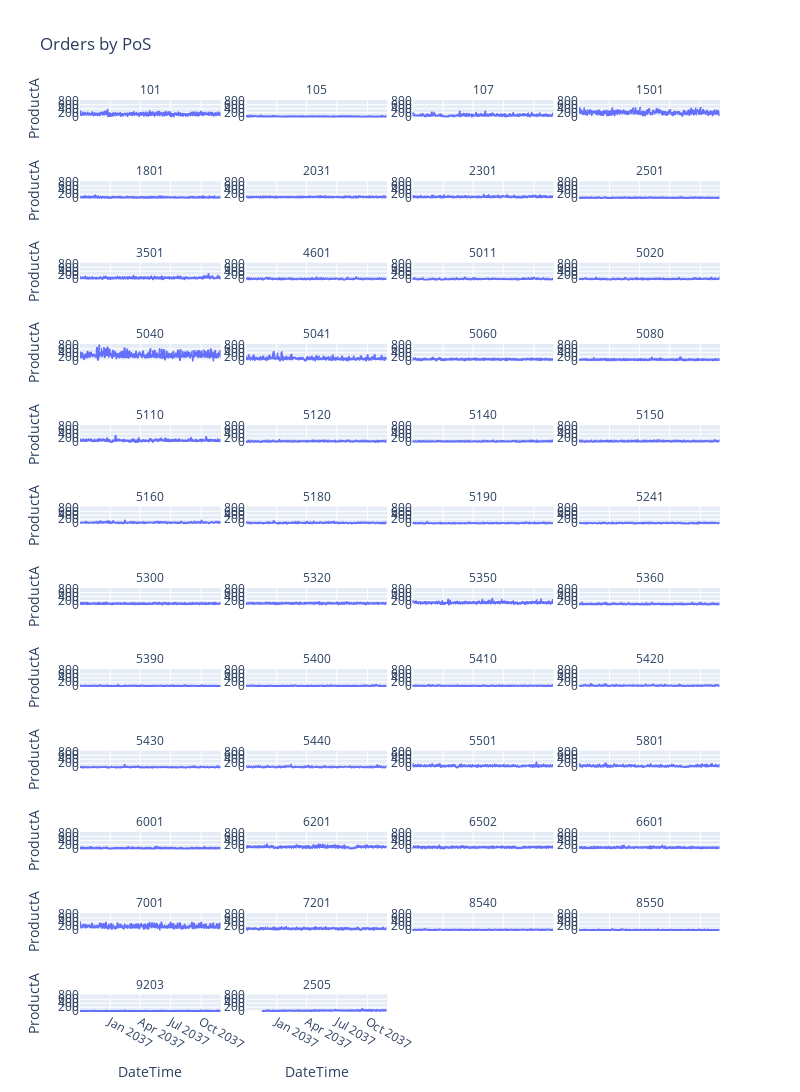

Notebook cell for this chart:
### Code cell
fig = px.line(grouped_pos, x = "DateTime", y = "ProductA",
             facet_col = "PointOfSale", facet_col_wrap = 4,
              facet_row_spacing=0.07, # default is 0.07 when facet_col_wrap is used
              facet_col_spacing=0.04, # default is 0.03
              height=1500, width=800,
              title="Orders by PoS")
fig.for_each_annotation(lambda a: a.update(text=a.text.split("=")[-1]))
fig.update_yaxes(showticklabels=True)
fig.show()

### Figure 1 — Plotly figure (JSON) as saved in the notebook; plotly's stock layout.template omitted (floating-point values rounded to 4 significant figures; data arrays with more than 128 entries replaced by an {"elided": "..."} marker saying what was removed)
{"data": [{"hovertemplate": "PointOfSale=101<br>DateTime=%{x}<br>ProductA=%{y}<extra></extra>", "legendgroup": "", "line": {"color": "#636efa", "dash": "solid"}, "mode": "lines", "name": "", "showlegend": false, "type": "scattergl", "x": {"elided": "420 str values"}, "xaxis": "x45", "y": {"elided": "420 int values"}, "yaxis": "y45"}, {"hovertemplate": "PointOfSale=105<br>DateTime=%{x}<br>ProductA=%{y}<extra></extra>", "legendgroup": "", "line": {"color": "#636efa", "dash": "solid"}, "mode": "lines", "name": "", "showlegend": false, "type": "scattergl", "x": {"elided": "342 str values"}, "xaxis": "x46", "y": {"elided": "342 int values"}, "yaxis": "y46"}, {"hovertemplate": "PointOfSale=107<br>DateTime=%{x}<br>ProductA=%{y}<extra></extra>", "legendgroup": "", "line": {"color": "#636efa", "dash": "solid"}, "mode": "lines", "name": "", "showlegend": false, "type": "scattergl", "x": {"elided": "367 str values"}, "xaxis": "x47", "y": {"elided": "367 int values"}, "yaxis": "y47"}, {"hovertemplate": "PointOfSale=1501<br>DateTime=%{x}<br>ProductA=%{y}<extra></extra>", "legendgroup": "", "line": {"color": "#636efa", "dash": "solid"}, "mode": "lines", "name": "", "showlegend": false, "type": "scattergl", "x": {"elided": "423 str values"}, "xaxis": "x48", "y": {"elided": "423 int values"}, "yaxis": "y48"}, {"hovertemplate": "PointOfSale=1801<br>DateTime=%{x}<br>ProductA=%{y}<extra></extra>", "legendgroup": "", "line": {"color": "#636efa", "dash": "solid"}, "mode": "lines", "name": "", "showlegend": false, "type": "scattergl", "x": {"elided": "422 str values"}, "xaxis": "x41", "y": {"elided": "422 int values"}, "yaxis": "y41"}, {"hovertemplate": "PointOfSale=2031<br>DateTime=%{x}<br>ProductA=%{y}<extra></extra>", "legendgroup": "", "line": {"color": "#636efa", "dash": "solid"}, "mode": "lines", "name": "", "showlegend": false, "type": "scattergl", "x": {"elided": "422 str values"}, "xaxis": "x42", "y": {"elided": "422 int values"}, "yaxis": "y42"}, {"hovertemplate": "PointOfSale=2301<br>DateTime=%{x}<br>ProductA=%{y}<extra></extra>", "legendgroup": "", "line": {"color": "#636efa", "dash": "solid"}, "mode": "lines", "name": "", "showlegend": false, "type": "scattergl", "x": {"elided": "419 str values"}, "xaxis": "x43", "y": {"elided": "419 int values"}, "yaxis": "y43"}, {"hovertemplate": "PointOfSale=2501<br>DateTime=%{x}<br>ProductA=%{y}<extra></extra>", "legendgroup": "", "line": {"color": "#636efa", "dash": "solid"}, "mode": "lines", "name": "", "showlegend": false, "type": "scattergl", "x": {"elided": "403 str values"}, "xaxis": "x44", "y": {"elided": "403 int values"}, "yaxis": "y44"}, {"hovertemplate": "PointOfSale=3501<br>DateTime=%{x}<br>ProductA=%{y}<extra></extra>", "legendgroup": "", "line": {"color": "#636efa", "dash": "solid"}, "mode": "lines", "name": "", "showlegend": false, "type": "scattergl", "x": {"elided": "422 str values"}, "xaxis": "x37", "y": {"elided": "422 int values"}, "yaxis": "y37"}, {"hovertemplate": "PointOfSale=4601<br>DateTime=%{x}<br>ProductA=%{y}<extra></extra>", "legendgroup": "", "line": {"color": "#636efa", "dash": "solid"}, "mode": "lines", "name": "", "showlegend": false, "type": "scattergl", "x": {"elided": "424 str values"}, "xaxis": "x38", "y": {"elided": "424 int values"}, "yaxis": "y38"}, {"hovertemplate": "PointOfSale=5011<br>DateTime=%{x}<br>ProductA=%{y}<extra></extra>", "legendgroup": "", "line": {"color": "#636efa", "dash": "solid"}, "mode": "lines", "name": "", "showlegend": false, "type": "scattergl", "x": {"elided": "393 str values"}, "xaxis": "x39", "y": {"elided": "393 int values"}, "yaxis": "y39"}, {"hovertemplate": "PointOfSale=5020<br>DateTime=%{x}<br>ProductA=%{y}<extra></extra>", "legendgroup": "", "line": {"color": "#636efa", "dash": "solid"}, "mode": "lines", "name": "", "showlegend": false, "type": "scattergl", "x": {"elided": "424 str values"}, "xaxis": "x40", "y": {"elided": "424 int values"}, "yaxis": "y40"}, {"hovertemplate": "PointOfSale=5040<br>DateTime=%{x}<br>ProductA=%{y}<extra></extra>", "legendgroup": "", "line": {"color": "#636efa", "dash": "solid"}, "mode": "lines", "name": "", "showlegend": false, "type": "scattergl", "x": {"elided": "375 str values"}, "xaxis": "x33", "y": {"elided": "375 int values"}, "yaxis": "y33"}, {"hovertemplate": "PointOfSale=5041<br>DateTime=%{x}<br>ProductA=%{y}<extra></extra>", "legendgroup": "", "line": {"color": "#636efa", "dash": "solid"}, "mode": "lines", "name": "", "showlegend": false, "type": "scattergl", "x": {"elided": "376 str values"}, "xaxis": "x34", "y": {"elided": "376 int values"}, "yaxis": "y34"}, {"hovertemplate": "PointOfSale=5060<br>DateTime=%{x}<br>ProductA=%{y}<extra></extra>", "legendgroup": "", "line": {"color": "#636efa", "dash": "solid"}, "mode": "lines", "name": "", "showlegend": false, "type": "scattergl", "x": {"elided": "418 str values"}, "xaxis": "x35", "y": {"elided": "418 int values"}, "yaxis": "y35"}, {"hovertemplate": "PointOfSale=5080<br>DateTime=%{x}<br>ProductA=%{y}<extra></extra>", "legendgroup": "", "line": {"color": "#636efa", "dash": "solid"}, "mode": "lines", "name": "", "showlegend": false, "type": "scattergl", "x": {"elided": "424 str values"}, "xaxis": "x36", "y": {"elided": "424 int values"}, "yaxis": "y36"}, {"hovertemplate": "PointOfSale=5110<br>DateTime=%{x}<br>ProductA=%{y}<extra></extra>", "legendgroup": "", "line": {"color": "#636efa", "dash": "solid"}, "mode": "lines", "name": "", "showlegend": false, "type": "scattergl", "x": {"elided": "411 str values"}, "xaxis": "x29", "y": {"elided": "411 int values"}, "yaxis": "y29"}, {"hovertemplate": "PointOfSale=5120<br>DateTime=%{x}<br>ProductA=%{y}<extra></extra>", "legendgroup": "", "line": {"color": "#636efa", "dash": "solid"}, "mode": "lines", "name": "", "showlegend": false, "type": "scattergl", "x": {"elided": "423 str values"}, "xaxis": "x30", "y": {"elided": "423 int values"}, "yaxis": "y30"}, {"hovertemplate": "PointOfSale=5140<br>DateTime=%{x}<br>ProductA=%{y}<extra></extra>", "legendgroup": "", "line": {"color": "#636efa", "dash": "solid"}, "mode": "lines", "name": "", "showlegend": false, "type": "scattergl", "x": {"elided": "422 str values"}, "xaxis": "x31", "y": {"elided": "422 int values"}, "yaxis": "y31"}, {"hovertemplate": "PointOfSale=5150<br>DateTime=%{x}<br>ProductA=%{y}<extra></extra>", "legendgroup": "", "line": {"color": "#636efa", "dash": "solid"}, "mode": "lines", "name": "", "showlegend": false, "type": "scattergl", "x": {"elided": "421 str values"}, "xaxis": "x32", "y": {"elided": "421 int values"}, "yaxis": "y32"}, {"hovertemplate": "PointOfSale=5160<br>DateTime=%{x}<br>ProductA=%{y}<extra></extra>", "legendgroup": "", "line": {"color": "#636efa", "dash": "solid"}, "mode": "lines", "name": "", "showlegend": false, "type": "scattergl", "x": {"elided": "424 str values"}, "xaxis": "x25", "y": {"elided": "424 int values"}, "yaxis": "y25"}, {"hovertemplate": "PointOfSale=5180<br>DateTime=%{x}<br>ProductA=%{y}<extra></extra>", "legendgroup": "", "line": {"color": "#636efa", "dash": "solid"}, "mode": "lines", "name": "", "showlegend": false, "type": "scattergl", "x": {"elided": "416 str values"}, "xaxis": "x26", "y": {"elided": "416 int values"}, "yaxis": "y26"}, {"hovertemplate": "PointOfSale=5190<br>DateTime=%{x}<br>ProductA=%{y}<extra></extra>", "legendgroup": "", "line": {"color": "#636efa", "dash": "solid"}, "mode": "lines", "name": "", "showlegend": false, "type": "scattergl", "x": {"elided": "424 str values"}, "xaxis": "x27", "y": {"elided": "424 int values"}, "yaxis": "y27"}, {"hovertemplate": "PointOfSale=5241<br>DateTime=%{x}<br>ProductA=%{y}<extra></extra>", "legendgroup": "", "line": {"color": "#636efa", "dash": "solid"}, "mode": "lines", "name": "", "showlegend": false, "type": "scattergl", "x": {"elided": "403 str values"}, "xaxis": "x28", "y": {"elided": "403 int values"}, "yaxis": "y28"}, {"hovertemplate": "PointOfSale=5300<br>DateTime=%{x}<br>ProductA=%{y}<extra></extra>", "legendgroup": "", "line": {"color": "#636efa", "dash": "solid"}, "mode": "lines", "name": "", "showlegend": false, "type": "scattergl", "x": {"elided": "417 str values"}, "xaxis": "x21", "y": {"elided": "417 int values"}, "yaxis": "y21"}, {"hovertemplate": "PointOfSale=5320<br>DateTime=%{x}<br>ProductA=%{y}<extra></extra>", "legendgroup": "", "line": {"color": "#636efa", "dash": "solid"}, "mode": "lines", "name": "", "showlegend": false, "type": "scattergl", "x": {"elided": "422 str values"}, "xaxis": "x22", "y": {"elided": "422 int values"}, "yaxis": "y22"}, {"hovertemplate": "PointOfSale=5350<br>DateTime=%{x}<br>ProductA=%{y}<extra></extra>", "legendgroup": "", "line": {"color": "#636efa", "dash": "solid"}, "mode": "lines", "name": "", "showlegend": false, "type": "scattergl", "x": {"elided": "415 str values"}, "xaxis": "x23", "y": {"elided": "415 int values"}, "yaxis": "y23"}, {"hovertemplate": "PointOfSale=5360<br>DateTime=%{x}<br>ProductA=%{y}<extra></extra>", "legendgroup": "", "line": {"color": "#636efa", "dash": "solid"}, "mode": "lines", "name": "", "showlegend": false, "type": "scattergl", "x": {"elided": "424 str values"}, "xaxis": "x24", "y": {"elided": "424 int values"}, "yaxis": "y24"}, {"hovertemplate": "PointOfSale=5390<br>DateTime=%{x}<br>ProductA=%{y}<extra></extra>", "legendgroup": "", "line": {"color": "#636efa", "dash": "solid"}, "mode": "lines", "name": "", "showlegend": false, "type": "scattergl", "x": {"elided": "423 str values"}, "xaxis": "x17", "y": {"elided": "423 int values"}, "yaxis": "y17"}, {"hovertemplate": "PointOfSale=5400<br>DateTime=%{x}<br>ProductA=%{y}<extra></extra>", "legendgroup": "", "line": {"color": "#636efa", "dash": "solid"}, "mode": "lines", "name": "", "showlegend": false, "type": "scattergl", "x": {"elided": "424 str values"}, "xaxis": "x18", "y": {"elided": "424 int values"}, "yaxis": "y18"}, {"hovertemplate": "PointOfSale=5410<br>DateTime=%{x}<br>ProductA=%{y}<extra></extra>", "legendgroup": "", "line": {"color": "#636efa", "dash": "solid"}, "mode": "lines", "name": "", "showlegend": false, "type": "scattergl", "x": {"elided": "424 str values"}, "xaxis": "x19", "y": {"elided": "424 int values"}, "yaxis": "y19"}, {"hovertemplate": "PointOfSale=5420<br>DateTime=%{x}<br>ProductA=%{y}<extra></extra>", "legendgroup": "", "line": {"color": "#636efa", "dash": "solid"}, "mode": "lines", "name": "", "showlegend": false, "type": "scattergl", "x": {"elided": "422 str values"}, "xaxis": "x20", "y": {"elided": "422 int values"}, "yaxis": "y20"}, {"hovertemplate": "PointOfSale=5430<br>DateTime=%{x}<br>ProductA=%{y}<extra></extra>", "legendgroup": "", "line": {"color": "#636efa", "dash": "solid"}, "mode": "lines", "name": "", "showlegend": false, "type": "scattergl", "x": {"elided": "416 str values"}, "xaxis": "x13", "y": {"elided": "416 int values"}, "yaxis": "y13"}, {"hovertemplate": "PointOfSale=5440<br>DateTime=%{x}<br>ProductA=%{y}<extra></extra>", "legendgroup": "", "line": {"color": "#636efa", "dash": "solid"}, "mode": "lines", "name": "", "showlegend": false, "type": "scattergl", "x": {"elided": "418 str values"}, "xaxis": "x14", "y": {"elided": "418 int values"}, "yaxis": "y14"}, {"hovertemplate": "PointOfSale=5501<br>DateTime=%{x}<br>ProductA=%{y}<extra></extra>", "legendgroup": "", "line": {"color": "#636efa", "dash": "solid"}, "mode": "lines", "name": "", "showlegend": false, "type": "scattergl", "x": {"elided": "422 str values"}, "xaxis": "x15", "y": {"elided": "422 int values"}, "yaxis": "y15"}, {"hovertemplate": "PointOfSale=5801<br>DateTime=%{x}<br>ProductA=%{y}<extra></extra>", "legendgroup": "", "line": {"color": "#636efa", "dash": "solid"}, "mode": "lines", "name": "", "showlegend": false, "type": "scattergl", "x": {"elided": "422 str values"}, "xaxis": "x16", "y": {"elided": "422 int values"}, "yaxis": "y16"}, {"hovertemplate": "PointOfSale=6001<br>DateTime=%{x}<br>ProductA=%{y}<extra></extra>", "legendgroup": "", "line": {"color": "#636efa", "dash": "solid"}, "mode": "lines", "name": "", "showlegend": false, "type": "scattergl", "x": {"elided": "408 str values"}, "xaxis": "x9", "y": {"elided": "408 int values"}, "yaxis": "y9"}, {"hovertemplate": "PointOfSale=6201<br>DateTime=%{x}<br>ProductA=%{y}<extra></extra>", "legendgroup": "", "line": {"color": "#636efa", "dash": "solid"}, "mode": "lines", "name": "", "showlegend": false, "type": "scattergl", "x": {"elided": "421 str values"}, "xaxis": "x10", "y": {"elided": "421 int values"}, "yaxis": "y10"}, {"hovertemplate": "PointOfSale=6502<br>DateTime=%{x}<br>ProductA=%{y}<extra></extra>", "legendgroup": "", "line": {"color": "#636efa", "dash": "solid"}, "mode": "lines", "name": "", "showlegend": false, "type": "scattergl", "x": {"elided": "417 str values"}, "xaxis": "x11", "y": {"elided": "417 int values"}, "yaxis": "y11"}, {"hovertemplate": "PointOfSale=6601<br>DateTime=%{x}<br>ProductA=%{y}<extra></extra>", "legendgroup": "", "line": {"color": "#636efa", "dash": "solid"}, "mode": "lines", "name": "", "showlegend": false, "type": "scattergl", "x": {"elided": "422 str values"}, "xaxis": "x12", "y": {"elided": "422 int values"}, "yaxis": "y12"}, {"hovertemplate": "PointOfSale=7001<br>DateTime=%{x}<br>ProductA=%{y}<extra></extra>", "legendgroup": "", "line": {"color": "#636efa", "dash": "solid"}, "mode": "lines", "name": "", "showlegend": false, "type": "scattergl", "x": {"elided": "421 str values"}, "xaxis": "x5", "y": {"elided": "421 int values"}, "yaxis": "y5"}, {"hovertemplate": "PointOfSale=7201<br>DateTime=%{x}<br>ProductA=%{y}<extra></extra>", "legendgroup": "", "line": {"color": "#636efa", "dash": "solid"}, "mode": "lines", "name": "", "showlegend": false, "type": "scattergl", "x": {"elided": "417 str values"}, "xaxis": "x6", "y": {"elided": "417 int values"}, "yaxis": "y6"}, {"hovertemplate": "PointOfSale=8540<br>DateTime=%{x}<br>ProductA=%{y}<extra></extra>", "legendgroup": "", "line": {"color": "#636efa", "dash": "solid"}, "mode": "lines", "name": "", "showlegend": false, "type": "scattergl", "x": {"elided": "421 str values"}, "xaxis": "x7", "y": {"elided": "421 int values"}, "yaxis": "y7"}, {"hovertemplate": "PointOfSale=8550<br>DateTime=%{x}<br>ProductA=%{y}<extra></extra>", "legendgroup": "", "line": {"color": "#636efa", "dash": "solid"}, "mode": "lines", "name": "", "showlegend": false, "type": "scattergl", "x": {"elided": "417 str values"}, "xaxis": "x8", "y": {"elided": "417 int values"}, "yaxis": "y8"}, {"hovertemplate": "PointOfSale=9203<br>DateTime=%{x}<br>ProductA=%{y}<extra></extra>", "legendgroup": "", "line": {"color": "#636efa", "dash": "solid"}, "mode": "lines", "name": "", "showlegend": false, "type": "scattergl", "x": {"elided": "422 str values"}, "xaxis": "x", "y": {"elided": "422 int values"}, "yaxis": "y"}, {"hovertemplate": "PointOfSale=2505<br>DateTime=%{x}<br>ProductA=%{y}<extra></extra>", "legendgroup": "", "line": {"color": "#636efa", "dash": "solid"}, "mode": "lines", "name": "", "showlegend": false, "type": "scattergl", "x": {"elided": "375 str values"}, "xaxis": "x2", "y": {"elided": "375 int values"}, "yaxis": "y2"}], "layout": {"annotations": [{"font": {}, "showarrow": false, "text": "9203", "x": 0.11, "xanchor": "center", "xref": "paper", "y": 0.01917, "yanchor": "bottom", "yref": "paper"}, {"font": {}, "showarrow": false, "text": "2505", "x": 0.37, "xanchor": "center", "xref": "paper", "y": 0.01917, "yanchor": "bottom", "yref": "paper"}, {"font": {}, "showarrow": false, "text": "7001", "x": 0.11, "xanchor": "center", "xref": "paper", "y": 0.1083, "yanchor": "bottom", "yref": "paper"}, {"font": {}, "showarrow": false, "text": "7201", "x": 0.37, "xanchor": "center", "xref": "paper", "y": 0.1083, "yanchor": "bottom", "yref": "paper"}, {"font": {}, "showarrow": false, "text": "8540", "x": 0.63, "xanchor": "center", "xref": "paper", "y": 0.1083, "yanchor": "bottom", "yref": "paper"}, {"font": {}, "showarrow": false, "text": "8550", "x": 0.89, "xanchor": "center", "xref": "paper", "y": 0.1083, "yanchor": "bottom", "yref": "paper"}, {"font": {}, "showarrow": false, "text": "6001", "x": 0.11, "xanchor": "center", "xref": "paper", "y": 0.1975, "yanchor": "bottom", "yref": "paper"}, {"font": {}, "showarrow": false, "text": "6201", "x": 0.37, "xanchor": "center", "xref": "paper", "y": 0.1975, "yanchor": "bottom", "yref": "paper"}, {"font": {}, "showarrow": false, "text": "6502", "x": 0.63, "xanchor": "center", "xref": "paper", "y": 0.1975, "yanchor": "bottom", "yref": "paper"}, {"font": {}, "showarrow": false, "text": "6601", "x": 0.89, "xanchor": "center", "xref": "paper", "y": 0.1975, "yanchor": "bottom", "yref": "paper"}, {"font": {}, "showarrow": false, "text": "5430", "x": 0.11, "xanchor": "center", "xref": "paper", "y": 0.2867, "yanchor": "bottom", "yref": "paper"}, {"font": {}, "showarrow": false, "text": "5440", "x": 0.37, "xanchor": "center", "xref": "paper", "y": 0.2867, "yanchor": "bottom", "yref": "paper"}, {"font": {}, "showarrow": false, "text": "5501", "x": 0.63, "xanchor": "center", "xref": "paper", "y": 0.2867, "yanchor": "bottom", "yref": "paper"}, {"font": {}, "showarrow": false, "text": "5801", "x": 0.89, "xanchor": "center", "xref": "paper", "y": 0.2867, "yanchor": "bottom", "yref": "paper"}, {"font": {}, "showarrow": false, "text": "5390", "x": 0.11, "xanchor": "center", "xref": "paper", "y": 0.3758, "yanchor": "bottom", "yref": "paper"}, {"font": {}, "showarrow": false, "text": "5400", "x": 0.37, "xanchor": "center", "xref": "paper", "y": 0.3758, "yanchor": "bottom", "yref": "paper"}, {"font": {}, "showarrow": false, "text": "5410", "x": 0.63, "xanchor": "center", "xref": "paper", "y": 0.3758, "yanchor": "bottom", "yref": "paper"}, {"font": {}, "showarrow": false, "text": "5420", "x": 0.89, "xanchor": "center", "xref": "paper", "y": 0.3758, "yanchor": "bottom", "yref": "paper"}, {"font": {}, "showarrow": false, "text": "5300", "x": 0.11, "xanchor": "center", "xref": "paper", "y": 0.465, "yanchor": "bottom", "yref": "paper"}, {"font": {}, "showarrow": false, "text": "5320", "x": 0.37, "xanchor": "center", "xref": "paper", "y": 0.465, "yanchor": "bottom", "yref": "paper"}, {"font": {}, "showarrow": false, "text": "5350", "x": 0.63, "xanchor": "center", "xref": "paper", "y": 0.465, "yanchor": "bottom", "yref": "paper"}, {"font": {}, "showarrow": false, "text": "5360", "x": 0.89, "xanchor": "center", "xref": "paper", "y": 0.465, "yanchor": "bottom", "yref": "paper"}, {"font": {}, "showarrow": false, "text": "5160", "x": 0.11, "xanchor": "center", "xref": "paper", "y": 0.5542, "yanchor": "bottom", "yref": "paper"}, {"font": {}, "showarrow": false, "text": "5180", "x": 0.37, "xanchor": "center", "xref": "paper", "y": 0.5542, "yanchor": "bottom", "yref": "paper"}, {"font": {}, "showarrow": false, "text": "5190", "x": 0.63, "xanchor": "center", "xref": "paper", "y": 0.5542, "yanchor": "bottom", "yref": "paper"}, {"font": {}, "showarrow": false, "text": "5241", "x": 0.89, "xanchor": "center", "xref": "paper", "y": 0.5542, "yanchor": "bottom", "yref": "paper"}, {"font": {}, "showarrow": false, "text": "5110", "x": 0.11, "xanchor": "center", "xref": "paper", "y": 0.6433, "yanchor": "bottom", "yref": "paper"}, {"font": {}, "showarrow": false, "text": "5120", "x": 0.37, "xanchor": "center", "xref": "paper", "y": 0.6433, "yanchor": "bottom", "yref": "paper"}, {"font": {}, "showarrow": false, "text": "5140", "x": 0.63, "xanchor": "center", "xref": "paper", "y": 0.6433, "yanchor": "bottom", "yref": "paper"}, {"font": {}, "showarrow": false, "text": "5150", "x": 0.89, "xanchor": "center", "xref": "paper", "y": 0.6433, "yanchor": "bottom", "yref": "paper"}, {"font": {}, "showarrow": false, "text": "5040", "x": 0.11, "xanchor": "center", "xref": "paper", "y": 0.7325, "yanchor": "bottom", "yref": "paper"}, {"font": {}, "showarrow": false, "text": "5041", "x": 0.37, "xanchor": "center", "xref": "paper", "y": 0.7325, "yanchor": "bottom", "yref": "paper"}, {"font": {}, "showarrow": false, "text": "5060", "x": 0.63, "xanchor": "center", "xref": "paper", "y": 0.7325, "yanchor": "bottom", "yref": "paper"}, {"font": {}, "showarrow": false, "text": "5080", "x": 0.89, "xanchor": "center", "xref": "paper", "y": 0.7325, "yanchor": "bottom", "yref": "paper"}, {"font": {}, "showarrow": false, "text": "3501", "x": 0.11, "xanchor": "center", "xref": "paper", "y": 0.8217, "yanchor": "bottom", "yref": "paper"}, {"font": {}, "showarrow": false, "text": "4601", "x": 0.37, "xanchor": "center", "xref": "paper", "y": 0.8217, "yanchor": "bottom", "yref": "paper"}, {"font": {}, "showarrow": false, "text": "5011", "x": 0.63, "xanchor": "center", "xref": "paper", "y": 0.8217, "yanchor": "bottom", "yref": "paper"}, {"font": {}, "showarrow": false, "text": "5020", "x": 0.89, "xanchor": "center", "xref": "paper", "y": 0.8217, "yanchor": "bottom", "yref": "paper"}, {"font": {}, "showarrow": false, "text": "1801", "x": 0.11, "xanchor": "center", "xref": "paper", "y": 0.9108, "yanchor": "bottom", "yref": "paper"}, {"font": {}, "showarrow": false, "text": "2031", "x": 0.37, "xanchor": "center", "xref": "paper", "y": 0.9108, "yanchor": "bottom", "yref": "paper"}, {"font": {}, "showarrow": false, "text": "2301", "x": 0.63, "xanchor": "center", "xref": "paper", "y": 0.9108, "yanchor": "bottom", "yref": "paper"}, {"font": {}, "showarrow": false, "text": "2501", "x": 0.89, "xanchor": "center", "xref": "paper", "y": 0.9108, "yanchor": "bottom", "yref": "paper"}, {"font": {}, "showarrow": false, "text": "101", "x": 0.11, "xanchor": "center", "xref": "paper", "y": 1.0, "yanchor": "bottom", "yref": "paper"}, {"font": {}, "showarrow": false, "text": "105", "x": 0.37, "xanchor": "center", "xref": "paper", "y": 1.0, "yanchor": "bottom", "yref": "paper"}, {"font": {}, "showarrow": false, "text": "107", "x": 0.63, "xanchor": "center", "xref": "paper", "y": 1.0, "yanchor": "bottom", "yref": "paper"}, {"font": {}, "showarrow": false, "text": "1501", "x": 0.89, "xanchor": "center", "xref": "paper", "y": 1.0, "yanchor": "bottom", "yref": "paper"}], "height": 1500, "legend": {"tracegroupgap": 0}, "title": {"text": "Orders by PoS"}, "width": 800, "xaxis": {"anchor": "y", "domain": [0.0, 0.22], "title": {"text": "DateTime"}}, "xaxis10": {"anchor": "y10", "domain": [0.26, 0.48], "matches": "x", "showticklabels": false}, "xaxis11": {"anchor": "y11", "domain": [0.52, 0.74], "matches": "x", "showticklabels": false}, "xaxis12": {"anchor": "y12", "domain": [0.78, 1.0], "matches": "x", "showticklabels": false}, "xaxis13": {"anchor": "y13", "domain": [0.0, 0.22], "matches": "x", "showticklabels": false}, "xaxis14": {"anchor": "y14", "domain": [0.26, 0.48], "matches": "x", "showticklabels": false}, "xaxis15": {"anchor": "y15", "domain": [0.52, 0.74], "matches": "x", "showticklabels": false}, "xaxis16": {"anchor": "y16", "domain": [0.78, 1.0], "matches": "x", "showticklabels": false}, "xaxis17": {"anchor": "y17", "domain": [0.0, 0.22], "matches": "x", "showticklabels": false}, "xaxis18": {"anchor": "y18", "domain": [0.26, 0.48], "matches": "x", "showticklabels": false}, "xaxis19": {"anchor": "y19", "domain": [0.52, 0.74], "matches": "x", "showticklabels": false}, "xaxis2": {"anchor": "y2", "domain": [0.26, 0.48], "matches": "x", "title": {"text": "DateTime"}}, "xaxis20": {"anchor": "y20", "domain": [0.78, 1.0], "matches": "x", "showticklabels": false}, "xaxis21": {"anchor": "y21", "domain": [0.0, 0.22], "matches": "x", "showticklabels": false}, "xaxis22": {"anchor": "y22", "domain": [0.26, 0.48], "matches": "x", "showticklabels": false}, "xaxis23": {"anchor": "y23", "domain": [0.52, 0.74], "matches": "x", "showticklabels": false}, "xaxis24": {"anchor": "y24", "domain": [0.78, 1.0], "matches": "x", "showticklabels": false}, "xaxis25": {"anchor": "y25", "domain": [0.0, 0.22], "matches": "x", "showticklabels": false}, "xaxis26": {"anchor": "y26", "domain": [0.26, 0.48], "matches": "x", "showticklabels": false}, "xaxis27": {"anchor": "y27", "domain": [0.52, 0.74], "matches": "x", "showticklabels": false}, "xaxis28": {"anchor": "y28", "domain": [0.78, 1.0], "matches": "x", "showticklabels": false}, "xaxis29": {"anchor": "y29", "domain": [0.0, 0.22], "matches": "x", "showticklabels": false}, "xaxis3": {"anchor": "y3", "domain": [0.52, 0.74], "matches": "x", "title": {"text": "DateTime"}}, "xaxis30": {"anchor": "y30", "domain": [0.26, 0.48], "matches": "x", "showticklabels": false}, "xaxis31": {"anchor": "y31", "domain": [0.52, 0.74], "matches": "x", "showticklabels": false}, "xaxis32": {"anchor": "y32", "domain": [0.78, 1.0], "matches": "x", "showticklabels": false}, "xaxis33": {"anchor": "y33", "domain": [0.0, 0.22], "matches": "x", "showticklabels": false}, "xaxis34": {"anchor": "y34", "domain": [0.26, 0.48], "matches": "x", "showticklabels": false}, "xaxis35": {"anchor": "y35", "domain": [0.52, 0.74], "matches": "x", "showticklabels": false}, "xaxis36": {"anchor": "y36", "domain": [0.78, 1.0], "matches": "x", "showticklabels": false}, "xaxis37": {"anchor": "y37", "domain": [0.0, 0.22], "matches": "x", "showticklabels": false}, "xaxis38": {"anchor": "y38", "domain": [0.26, 0.48], "matches": "x", "showticklabels": false}, "xaxis39": {"anchor": "y39", "domain": [0.52, 0.74], "matches": "x", "showticklabels": false}, "xaxis4": {"anchor": "y4", "domain": [0.78, 1.0], "matches": "x", "title": {"text": "DateTime"}}, "xaxis40": {"anchor": "y40", "domain": [0.78, 1.0], "matches": "x", "showticklabels": false}, "xaxis41": {"anchor": "y41", "domain": [0.0, 0.22], "matches": "x", "showticklabels": false}, "xaxis42": {"anchor": "y42", "domain": [0.26, 0.48], "matches": "x", "showticklabels": false}, "xaxis43": {"anchor": "y43", "domain": [0.52, 0.74], "matches": "x", "showticklabels": false}, "xaxis44": {"anchor": "y44", "domain": [0.78, 1.0], "matches": "x", "showticklabels": false}, "xaxis45": {"anchor": "y45", "domain": [0.0, 0.22], "matches": "x", "showticklabels": false}, "xaxis46": {"anchor": "y46", "domain": [0.26, 0.48], "matches": "x", "showticklabels": false}, "xaxis47": {"anchor": "y47", "domain": [0.52, 0.74], "matches": "x", "showticklabels": false}, "xaxis48": {"anchor": "y48", "domain": [0.78, 1.0], "matches": "x", "showticklabels": false}, "xaxis5": {"anchor": "y5", "domain": [0.0, 0.22], "matches": "x", "showticklabels": false}, "xaxis6": {"anchor": "y6", "domain": [0.26, 0.48], "matches": "x", "showticklabels": false}, "xaxis7": {"anchor": "y7", "domain": [0.52, 0.74], "matches": "x", "showticklabels": false}, "xaxis8": {"anchor": "y8", "domain": [0.78, 1.0], "matches": "x", "showticklabels": false}, "xaxis9": {"anchor": "y9", "domain": [0.0, 0.22], "matches": "x", "showticklabels": false}, "yaxis": {"anchor": "x", "domain": [0.0, 0.01917], "showticklabels": true, "title": {"text": "ProductA"}}, "yaxis10": {"anchor": "x10", "domain": [0.1783, 0.1975], "matches": "y", "showticklabels": true}, "yaxis11": {"anchor": "x11", "domain": [0.1783, 0.1975], "matches": "y", "showticklabels": true}, "yaxis12": {"anchor": "x12", "domain": [0.1783, 0.1975], "matches": "y", "showticklabels": true}, "yaxis13": {"anchor": "x13", "domain": [0.2675, 0.2867], "matches": "y", "showticklabels": true, "title": {"text": "ProductA"}}, "yaxis14": {"anchor": "x14", "domain": [0.2675, 0.2867], "matches": "y", "showticklabels": true}, "yaxis15": {"anchor": "x15", "domain": [0.2675, 0.2867], "matches": "y", "showticklabels": true}, "yaxis16": {"anchor": "x16", "domain": [0.2675, 0.2867], "matches": "y", "showticklabels": true}, "yaxis17": {"anchor": "x17", "domain": [0.3567, 0.3758], "matches": "y", "showticklabels": true, "title": {"text": "ProductA"}}, "yaxis18": {"anchor": "x18", "domain": [0.3567, 0.3758], "matches": "y", "showticklabels": true}, "yaxis19": {"anchor": "x19", "domain": [0.3567, 0.3758], "matches": "y", "showticklabels": true}, "yaxis2": {"anchor": "x2", "domain": [0.0, 0.01917], "matches": "y", "showticklabels": true}, "yaxis20": {"anchor": "x20", "domain": [0.3567, 0.3758], "matches": "y", "showticklabels": true}, "yaxis21": {"anchor": "x21", "domain": [0.4458, 0.465], "matches": "y", "showticklabels": true, "title": {"text": "ProductA"}}, "yaxis22": {"anchor": "x22", "domain": [0.4458, 0.465], "matches": "y", "showticklabels": true}, "yaxis23": {"anchor": "x23", "domain": [0.4458, 0.465], "matches": "y", "showticklabels": true}, "yaxis24": {"anchor": "x24", "domain": [0.4458, 0.465], "matches": "y", "showticklabels": true}, "yaxis25": {"anchor": "x25", "domain": [0.535, 0.5542], "matches": "y", "showticklabels": true, "title": {"text": "ProductA"}}, "yaxis26": {"anchor": "x26", "domain": [0.535, 0.5542], "matches": "y", "showticklabels": true}, "yaxis27": {"anchor": "x27", "domain": [0.535, 0.5542], "matches": "y", "showticklabels": true}, "yaxis28": {"anchor": "x28", "domain": [0.535, 0.5542], "matches": "y", "showticklabels": true}, "yaxis29": {"anchor": "x29", "domain": [0.6242, 0.6433], "matches": "y", "showticklabels": true, "title": {"text": "ProductA"}}, "yaxis3": {"anchor": "x3", "domain": [0.0, 0.01917], "matches": "y", "showticklabels": true}, "yaxis30": {"anchor": "x30", "domain": [0.6242, 0.6433], "matches": "y", "showticklabels": true}, "yaxis31": {"anchor": "x31", "domain": [0.6242, 0.6433], "matches": "y", "showticklabels": true}, "yaxis32": {"anchor": "x32", "domain": [0.6242, 0.6433], "matches": "y", "showticklabels": true}, "yaxis33": {"anchor": "x33", "domain": [0.7133, 0.7325], "matches": "y", "showticklabels": true, "title": {"text": "ProductA"}}, "yaxis34": {"anchor": "x34", "domain": [0.7133, 0.7325], "matches": "y", "showticklabels": true}, "yaxis35": {"anchor": "x35", "domain": [0.7133, 0.7325], "matches": "y", "showticklabels": true}, "yaxis36": {"anchor": "x36", "domain": [0.7133, 0.7325], "matches": "y", "showticklabels": true}, "yaxis37": {"anchor": "x37", "domain": [0.8025, 0.8217], "matches": "y", "showticklabels": true, "title": {"text": "ProductA"}}, "yaxis38": {"anchor": "x38", "domain": [0.8025, 0.8217], "matches": "y", "showticklabels": true}, "yaxis39": {"anchor": "x39", "domain": [0.8025, 0.8217], "matches": "y", "showticklabels": true}, "yaxis4": {"anchor": "x4", "domain": [0.0, 0.01917], "matches": "y", "showticklabels": true}, "yaxis40": {"anchor": "x40", "domain": [0.8025, 0.8217], "matches": "y", "showticklabels": true}, "yaxis41": {"anchor": "x41", "domain": [0.8917, 0.9108], "matches": "y", "showticklabels": true, "title": {"text": "ProductA"}}, "yaxis42": {"anchor": "x42", "domain": [0.8917, 0.9108], "matches": "y", "showticklabels": true}, "yaxis43": {"anchor": "x43", "domain": [0.8917, 0.9108], "matches": "y", "showticklabels": true}, "yaxis44": {"anchor": "x44", "domain": [0.8917, 0.9108], "matches": "y", "showticklabels": true}, "yaxis45": {"anchor": "x45", "domain": [0.9808, 1.0], "matches": "y", "showticklabels": true, "title": {"text": "ProductA"}}, "yaxis46": {"anchor": "x46", "domain": [0.9808, 1.0], "matches": "y", "showticklabels": true}, "yaxis47": {"anchor": "x47", "domain": [0.9808, 1.0], "matches": "y", "showticklabels": true}, "yaxis48": {"anchor": "x48", "domain": [0.9808, 1.0], "matches": "y", "showticklabels": true}, "yaxis5": {"anchor": "x5", "domain": [0.08917, 0.1083], "matches": "y", "showticklabels": true, "title": {"text": "ProductA"}}, "yaxis6": {"anchor": "x6", "domain": [0.08917, 0.1083], "matches": "y", "showticklabels": true}, "yaxis7": {"anchor": "x7", "domain": [0.08917, 0.1083], "matches": "y", "showticklabels": true}, "yaxis8": {"anchor": "x8", "domain": [0.08917, 0.1083], "matches": "y", "showticklabels": true}, "yaxis9": {"anchor": "x9", "domain": [0.1783, 0.1975], "matches": "y", "showticklabels": true, "title": {"text": "ProductA"}}}}
